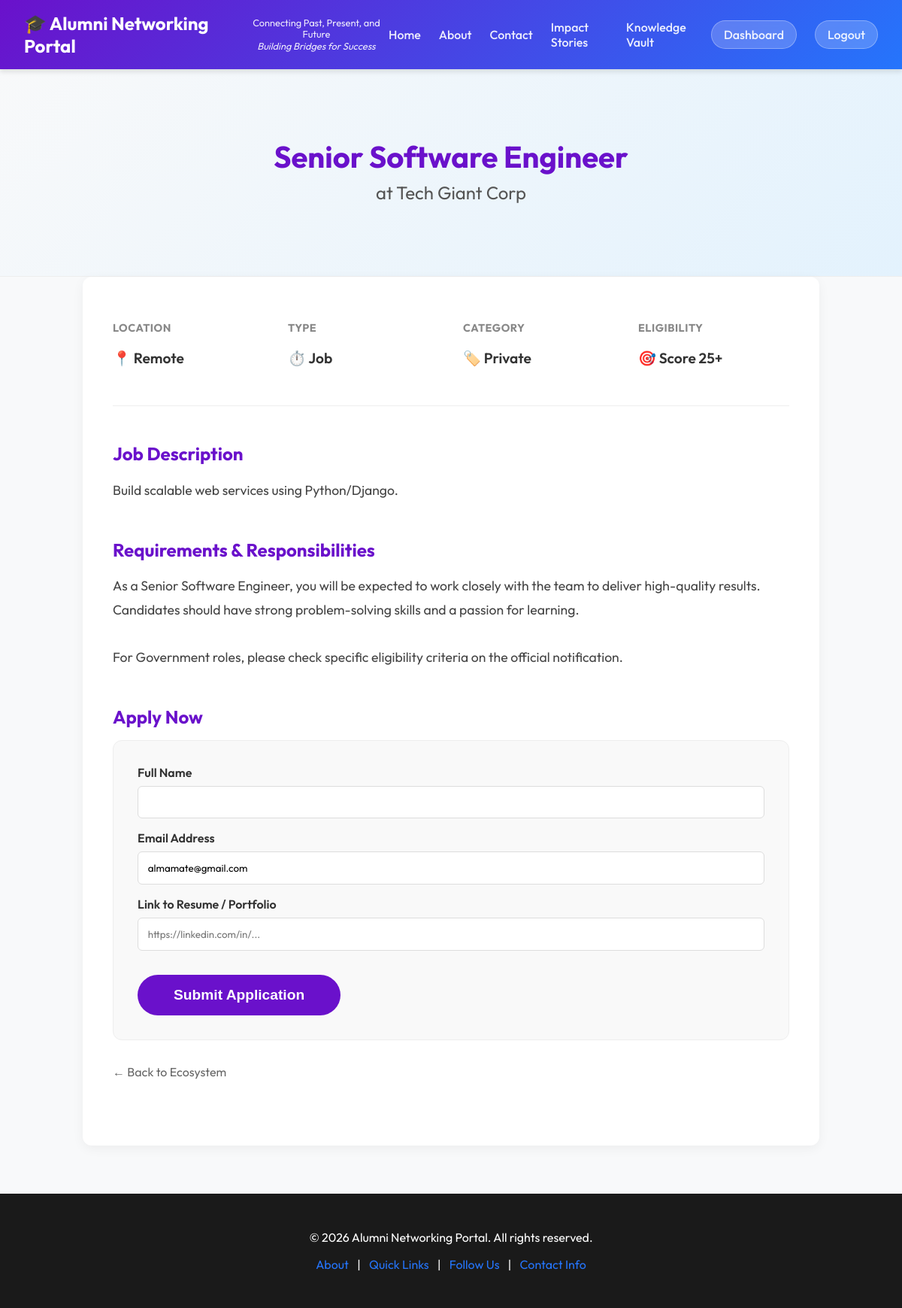
Screenshot of /job_collections/view/17/ (signed in) with the database file from the repository.
### network/models.py (models this page shows, shortened)
class Opportunity(models.Model):
    OPPORTUNITY_TYPE_CHOICES = (
        ('internship', 'Internship'),
        ('job', 'Job'),
    )
    CATEGORY_CHOICES = (
        ('govt', 'Government'),
        ('private', 'Private'),
    )
    STIPEND_CHOICES = (
        ('paid', 'Paid'),
        ('unpaid', 'Unpaid'),
    )
    DOMAIN_CHOICES = (
        ('software', 'Software'),
        ('hardware', 'Hardware'),
        ('other', 'Other'),
    )
    title = models.CharField(max_length=200)
    description = models.TextField()
    type = models.CharField(max_length=20, choices=OPPORTUNITY_TYPE_CHOICES)
    category = models.CharField(max_length=20, choices=CATEGORY_CHOICES, default='private')
    stipend_type = models.CharField(max_length=10, choices=STIPEND_CHOICES, default='paid', blank=True)
    domain = models.CharField(max_length=10, choices=DOMAIN_CHOICES, default='software')
    company = models.CharField(max_length=100)
    location = models.CharField(max_length=100)
    posted_by = models.ForeignKey(User, on_delete=models.CASCADE)
    created_at = models.DateTimeField(auto_now_add=True)
    min_assessment_score = models.IntegerField(default=25)

### network/views.py (the view)
# urls.py: path('job_collections/view/<int:job_id>/', views.job_detail, name='job_detail'),
@login_required
def job_detail(request, job_id):
    from django.shortcuts import get_object_or_404
    job = get_object_or_404(Opportunity, pk=job_id)
    return render(request, 'job_detail.html', {'job': job})

### templates/job_detail.html (shortened to what this page needs)
{% extends 'base.html' %}
{% load static %}
{% block content %}
<div class="job-header">
    <h1 class="job-title">{{ job.title }}</h1>
    <div class="job-company">at {{ job.company }}</div>
</div>
<div class="container" style="padding-bottom: 4rem;">
    <div class="detail-card">
        <div class="info-grid">
            <div class="info-item">
                <h4>Location</h4>
                <p>📍 {{ job.location }}</p>
            </div>
            <div class="info-item">
                <h4>Type</h4>
                <p>⏱️ {{ job.type|title }}</p>
            </div>
            <div class="info-item">
                <h4>Category</h4>
                <p>🏷️ {{ job.category|title }}</p>
            </div>
            <div class="info-item">
                <h4>Eligibility</h4>
                <p>🎯 Score {{ job.min_assessment_score }}+</p>
            </div>
        </div>
        <div class="description-section">
            <h3>Job Description</h3>
            <p>{{ job.description }}</p>
        </div>
        <div class="description-section">
            <h3>Requirements & Responsibilities</h3>
            <p>
                As a {{ job.title }}, you will be expected to work closely with the team to deliver high-quality
                results.
                Candidates should have strong problem-solving skills and a passion for learning.
                <br><br>
                For Government roles, please check specific eligibility criteria on the official notification.
            </p>
        </div>
        <div class="description-section">
            <h3>Apply Now</h3>
            <div style="background: #f9f9f9; padding: 2rem; border-radius: 12px; border: 1px solid #eee;">
                <form action="{% url 'apply_for_opportunity' job.id %}" method="POST">
                    <div style="margin-bottom: 1rem; text-align: left;">
                        <label style="display: block; font-weight: 600; margin-bottom: 0.5rem;">Full Name</label>
                        <input type="text" name="name" value="{{ user.first_name }} {{ user.last_name }}"
                            style="width: 100%; padding: 0.8rem; border: 1px solid #ddd; border-radius: 6px;" required>
                    </div>
                    <div style="margin-bottom: 1rem; text-align: left;">
                        <label style="display: block; font-weight: 600; margin-bottom: 0.5rem;">Email Address</label>
                        <input type="email" name="email" value="{{ user.email }}"
                            style="width: 100%; padding: 0.8rem; border: 1px solid #ddd; border-radius: 6px;" readonly>
                    </div>
                    <div style="margin-bottom: 1rem; text-align: left;">
                        <label style="display: block; font-weight: 600; margin-bottom: 0.5rem;">Link to Resume /
                            Portfolio</label>
                        <input type="url" name="resume_link" placeholder="https://linkedin.com/in/..."
                            style="width: 100%; padding: 0.8rem; border: 1px solid #ddd; border-radius: 6px;" required>
                    </div>
                    <button type="submit" class="apply-btn-lg"
                        style="border: none; cursor: pointer; margin-top: 1rem;">Submit Application</button>
                </form>
            </div>
            <div style="margin-top: 2rem;">
                <a href="{% url 'ecosystem' %}" style="color: #666; text-decoration: none;">&larr; Back to Ecosystem</a>
            </div>
        </div>
    </div>
</div>
{% endblock %}

### templates/base.html (style rules this page uses)
:root { --primary-color: #6a11cb; --secondary-color: #2575fc; --accent-color: #ff9a9e; --text-color: #333; --bg-color: #f8f9fa; --glass-bg: rgba(255, 255, 255, 0.85); --glass-border: rgba(255, 255, 255, 0.3); }
body { font-family: 'Outfit', sans-serif; margin: 0; padding: 0; background-color: var(--bg-color); color: var(--text-color); display: flex; flex-direction: column; min-height: 100vh; }
.container { max-width: 1200px; margin: 0 auto; padding: 2rem; }
input, select, textarea { width: 100%; padding: 0.8rem; border: 1px solid #ddd; border-radius: 6px; box-sizing: border-box; font-family: inherit; }

### templates/job_detail.html (style rules this page uses)
.job-header { background: linear-gradient(135deg, var(--bg-color) 0%, #e3f2fd 100%); padding: 4rem 2rem; text-align: center; border-bottom: 1px solid #eee; }
.job-title { font-size: 2.5rem; color: var(--primary-color); margin-bottom: 0.5rem; font-weight: 700; }
.job-company { font-size: 1.5rem; color: #555; margin-bottom: 2rem; }
.detail-card { background: white; border-radius: 12px; box-shadow: 0 4px 15px rgba(0, 0, 0, 0.05); padding: 2.5rem; margin-top: -2rem; position: relative; z-index: 10; max-width: 900px; margin-left: auto; margin-right: auto; }
.info-grid { display: grid; grid-template-columns: repeat(auto-fit, minmax(200px, 1fr)); gap: 2rem; margin-bottom: 3rem; border-bottom: 1px solid #eee; padding-bottom: 2rem; }
.info-item h4 { color: #888; font-size: 0.9rem; text-transform: uppercase; margin-bottom: 0.5rem; letter-spacing: 0.5px; }
.info-item p { font-size: 1.2rem; font-weight: 600; color: #333; }
.description-section { margin-bottom: 3rem; }
.description-section h3 { color: var(--primary-color); margin-bottom: 1rem; font-size: 1.5rem; }
.description-section p { line-height: 1.8; color: #444; font-size: 1.1rem; }
.apply-btn-lg { display: inline-block; background: var(--primary-color); color: white; padding: 1rem 3rem; font-size: 1.2rem; border-radius: 50px; text-decoration: none; font-weight: bold; transition: transform 0.2s, box-shadow 0.2s; }

### rows the page displays
Opportunity: title "Senior Software Engineer", company "Tech Giant Corp", location "Remote", type "Job", category "Private", min_assessment_score "25", description "Build scalable web services using Python/Django."
